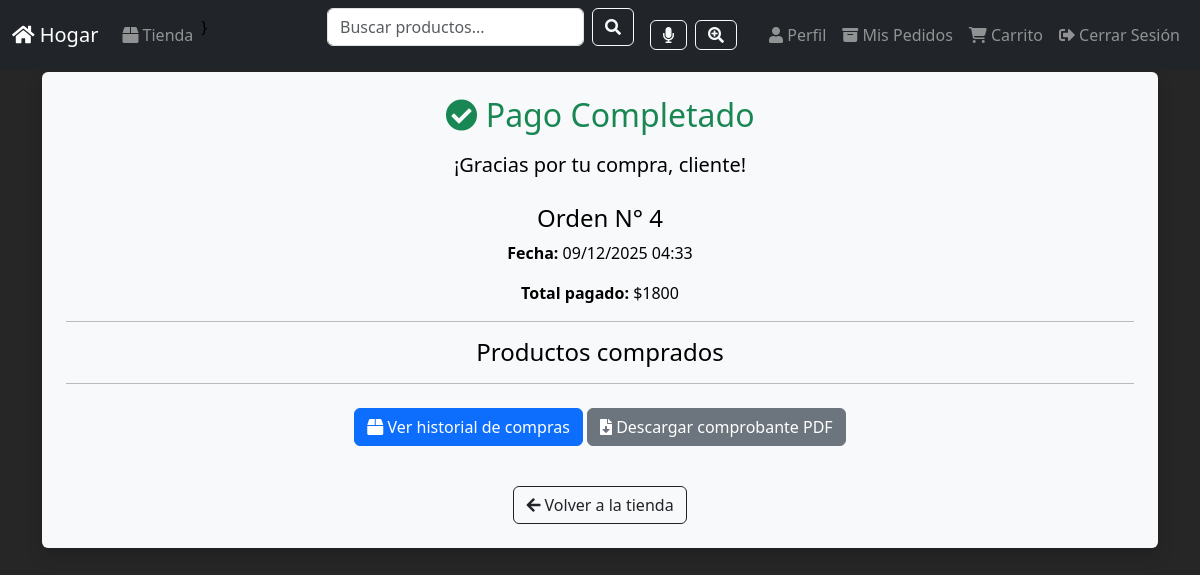
The app's page /pago-completado/4/ (signed in) with its own data.
### core/models.py (models this page shows, shortened)
class Order(models.Model):
    user = models.ForeignKey(User, on_delete=models.CASCADE, null=True, blank=True)
    total = models.IntegerField()
    created_at = models.DateTimeField(auto_now_add=True)
    status = models.CharField(max_length=20, default="pending")  # pending / paid / canceled

### core/views.py (the view)
# urls.py: path("pago-completado/<int:id>/", views.pago_completado_page, name="pago_completado_page"),
def pago_completado_page(request, id):
    order = get_object_or_404(Order, id=id)
    if order.user != request.user:
        return HttpResponse("No tienes permiso para ver esta orden.", status=403)
    return render(request, "pago_completado.html", {
        "order": order
    })

### core/templates/pago_completado.html (shortened to what this page needs)
{% load static %}
{% include 'plantillas/dame_head.html' %}
{% include 'plantillas/navbar.html' %}
<body>
<div class="container mt-5 pt-4">
    <div class="bg-light p-4 rounded shadow text-center">
        <h2 class="text-success">
            <i class="fas fa-check-circle"></i> Pago Completado
        </h2>
        <p class="lead mt-3">
            ¡Gracias por tu compra, {{ user.username }}!
        </p>
        <h4 class="mt-4">Orden N° {{ order.id }}</h4>
        <p><strong>Fecha:</strong> {{ order.created_at|date:"d/m/Y H:i" }}</p>
        <p><strong>Total pagado:</strong> ${{ order.total }}</p>
        <hr>
        <h4>Productos comprados</h4>
        <hr>
        <a href="{% url 'mis_pedidos' %}" class="btn btn-primary mt-2">
            <i class="fas fa-box"></i> Ver historial de compras
        </a>
        <a href="{% url 'descargar_comprobante' order.id %}" class="btn btn-secondary mt-2">
            <i class="fas fa-file-download"></i> Descargar comprobante PDF
        </a>
        <br><br>
        <a href="{% url 'tienda' %}" class="btn btn-outline-dark mt-3">
            <i class="fas fa-arrow-left"></i> Volver a la tienda
        </a>
    </div>
</div>
</body>
</html>

### core/static/css/home.css (style rules this page uses)
body, html { margin: 0; padding: 0; width: 100%; height: 100%; font-family: Arial, Helvetica, sans-serif; overflow-x: hidden; color: black; }
* { box-sizing: border-box; }

### core/templates/pago_completado.html (style rules this page uses)
body { background: linear-gradient(rgba(0,0,0,0.85),rgba(0,0,0,0.85)), url("https://images.squarespace-cdn.com/content/v1/5fc81a6a2a8c727fea28e86a/1617632758936-0I729579XQL2AQSM30U1/AdobeStock_320378863.jpeg") center/cover fixed; color: #000; }

### records on screen
Order: id "4", created_at "09/12/2025 04:33", total "1800"

### other values on screen
{{ user.username }} "cliente"
